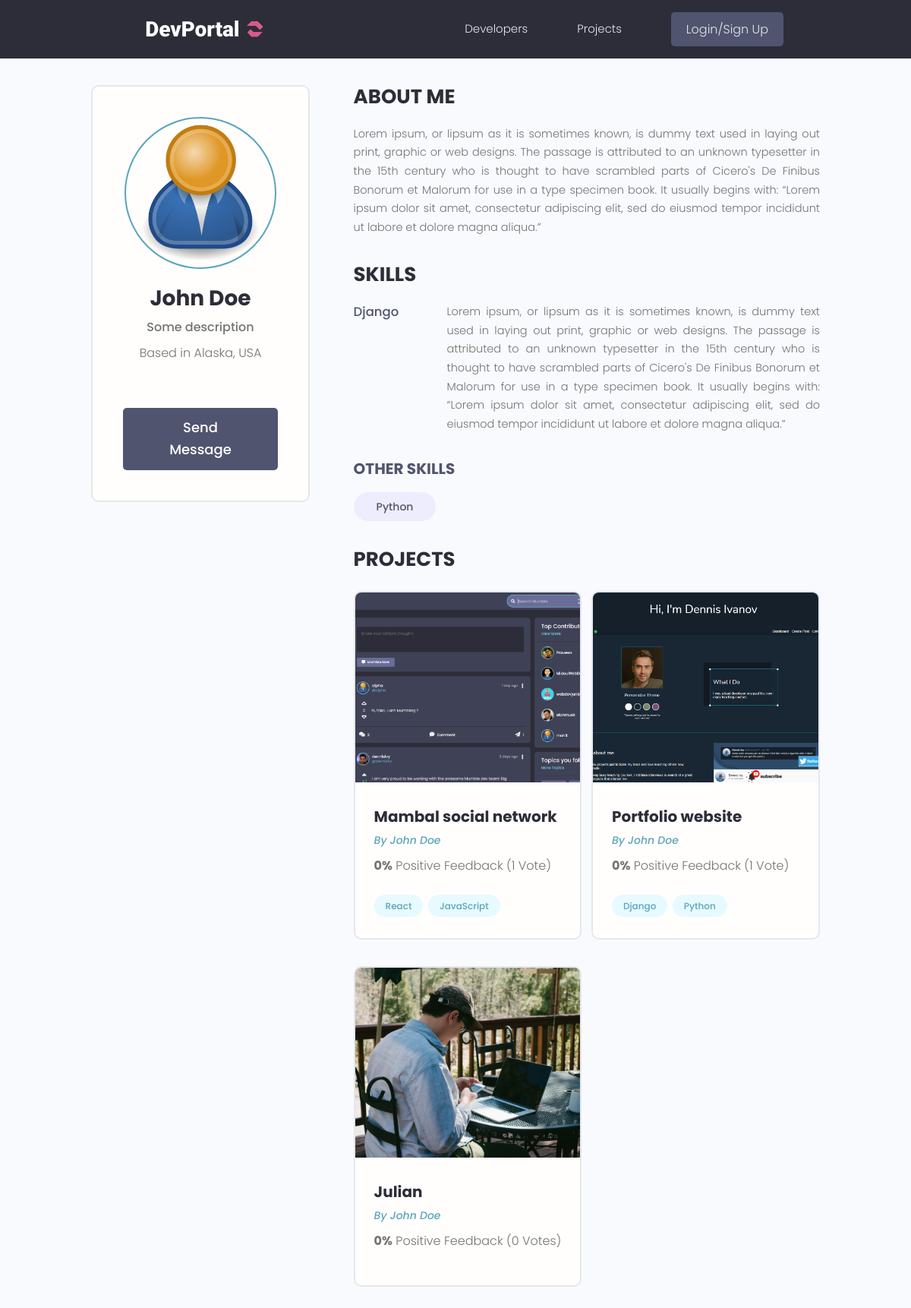
Page /profile/132af651-0a10-4328-866b-9722cb29d58a/ on the earlier database version.
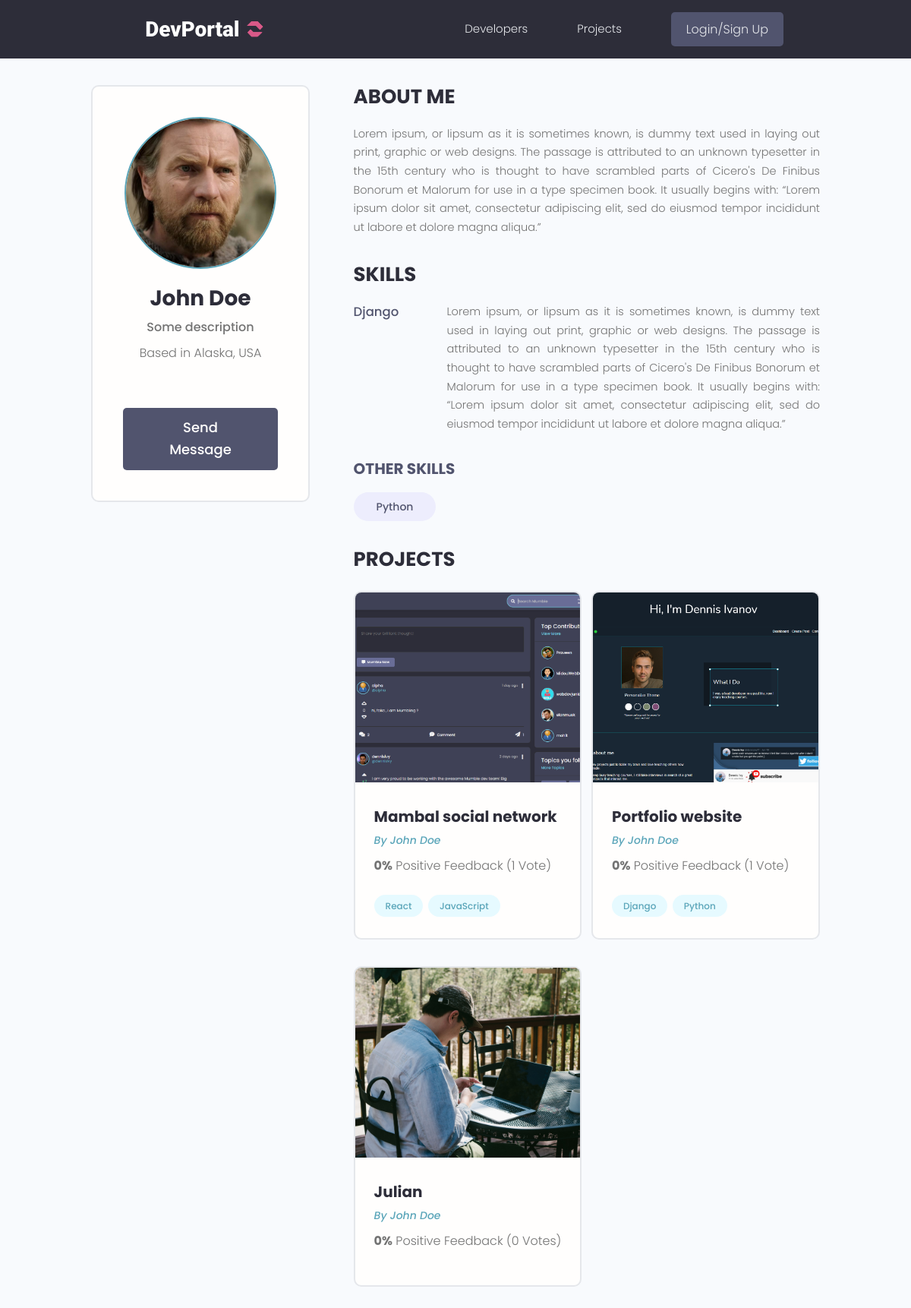
Same page on the later database version.
### users/models.py (models this page shows, shortened)
class Profile(models.Model):
    user = models.OneToOneField(User, on_delete=models.CASCADE, null=True, blank=True)
    name = models.CharField(max_length=200, null=True, blank=True)
    email = models.EmailField(max_length=500, null=True, blank=True)
    username = models.CharField(max_length=200, null=True, blank=True)
    location = models.CharField(max_length=200, null=True, blank=True)
    short_intro = models.CharField(max_length=200, null=True, blank=True)
    bio = models.TextField(null=True, blank=True)
    profile_image = models.ImageField(null=True, blank=True, upload_to="profiles/", default="profiles/user-default.png")
    social_github = models.CharField(max_length=200, null=True, blank=True)
    social_twitter = models.CharField(max_length=200, null=True, blank=True)
    social_linkedin = models.CharField(max_length=200, null=True, blank=True)
    social_youtube = models.CharField(max_length=200, null=True, blank=True)
    social_website = models.CharField(max_length=200, null=True, blank=True)
    created = models.DateTimeField(auto_now_add=True)
    id = models.UUIDField(default=uuid.uuid4, unique=True, primary_key=True, editable=False)
    class Meta:
        ordering = ["created"]
    @property
    def image_url(self):
        try:
            url = self.profile_image.url
        except:
            url = ""
        return url

### users/views.py (the view)
# urls.py: path("profile/<str:pk>/", views.user_profile, name="user_profile"),
def user_profile(request, pk):
    profile = Profile.objects.get(id=pk)
    top_skills = profile.skill_set.exclude(description__exact="")
    other_skills = profile.skill_set.filter(description="")
    contex = {"profile": profile, "top_skills": top_skills, "other_skills": other_skills}
    return render(request, "users/user_profile.html", contex)

### projects/models.py (called while the page is built)
    def __str__(self):
        return self.title

    @property
    def image_url(self):
        try:
            url = self.featured_image.url
        except:
            url = ""
        return url

    def __str__(self):
        return self.name

### users/models.py (called while the page is built)
    def __str__(self):
        return str(self.name)

### users/templates/users/user_profile.html (shortened to what this page needs)
{% extends "main.html" %}
{% block content %}
<main class="profile my-md">
    <div class="container">
        <div class="layout">
            <div class="column column--1of3">
                <div class="card text-center">
                    <div class="card__body dev">
                        <img class="avatar avatar--xl" src="{{profile.image_url}}"/>
                        <h2 class="dev__name">{{profile.name}}</h2>
                        <p class="dev__title">{{profile.short_intro}}</p>
                        <p class="dev__location">Based in {{profile.location}}</p>
                        {% if request.user.profile.id != profile.id %}
                        <a href="{% url 'create_message' profile.id %}" class="btn btn--sub btn--lg">Send Message </a>
                        {% endif %}
                    </div>
                </div>
            </div>
            <div class="column column--2of3">
                <div class="devInfo">
                    <h3 class="devInfo__title">About Me</h3>
                    <p class="devInfo__about">
                        {{ profile.bio }}
                    </p>
                </div>
                <div class="devInfo">
                    <h3 class="devInfo__title">Skills</h3>
                    <div class="devInfo__skills">
                        {% for skill in top_skills %}
                        <div class="devSkill">
                            <h4 class="devSkill__title">{{skill.name}}</h4>
                            <p class="devSkill__info">
                                {{skill.description}}
                            </p>
                        </div>
                        {% endfor %}
                        <h3 class="devInfo__subtitle">Other Skills</h3>
                        <div class="devInfo__otherSkills">
                            {%for skill in other_skills%}
                            <span class="tag tag--pill tag--sub tag--lg">
                              <small>{{skill}}</small>
                            </span>
                            {% endfor %}
                        </div>
                    </div>
                </div>
                <div class="devInfo">
                    <h3 class="devInfo__title">Projects</h3>
                    <div class="grid grid--two">
                        {% for project in profile.project_set.all %}
                        <div class="column">
                            <div class="card project">
                                <a href="{%url 'project' project.id%}" class="project">
                                    <img class="project__thumbnail" src="{{project.image_url}}" alt="project thumbnail"/>
                                    <div class="card__body">
                                        <h3 class="project__title">{{project}}</h3>
                                        <p><a class="project__author" href="{% url 'user_profile' profile.id %}">By {{profile.name}}</a></p>
                                        <p class="project--rating">
                                            <span style="font-weight: bold;">{{project.vote_ratio}}%</span> Positive
                                            Feedback ({{project.vote_total}} Vote{{ project.vote_total|pluralize:"s" }})
                                        </p>
                                        <div class="project__tags">
                                           {% for tag in project.tags.all%}
                                            <span class="tag tag--pill tag--main">
                                              <small>{{tag}}</small>
                                            </span>
                                            {% endfor %}
                                        </div>
                                    </div>
                                </a>
                            </div>
                        </div>
                        {% endfor %}
                    </div>
                </div>
            </div>
        </div>
    </div>
</main>
{% endblock content %}

Differences in the rows shown:
changed Profile "John Doe": image_url: picture added in place of a placeholder
